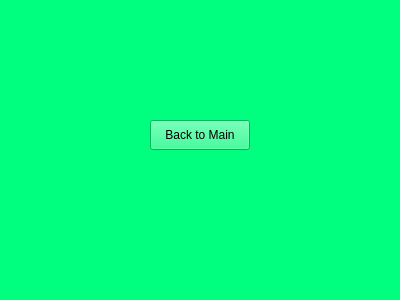
<?xml version="1.0" encoding="UTF-8"?>
<ui version="4.0">
 <class>SecondaryWindow</class>
 <widget class="QMainWindow" name="SecondaryWindow">
  <property name="geometry">
   <rect>
    <x>0</x>
    <y>0</y>
    <width>400</width>
    <height>300</height>
   </rect>
  </property>
  <property name="windowTitle">
   <string>Secondary Window</string>
  </property>
  <property name="styleSheet">
   <string notr="true">background-color: rgb(0, 255, 127);</string>
  </property>
  <widget class="QWidget" name="centralwidget">
   <widget class="QPushButton" name="backButton">
    <property name="geometry">
     <rect>
      <x>150</x>
      <y>120</y>
      <width>100</width>
      <height>30</height>
     </rect>
    </property>
    <property name="text">
     <string>Back to Main</string>
    </property>
   </widget>
  </widget>
 </widget>
 <resources/>
 <connections/>
</ui>
